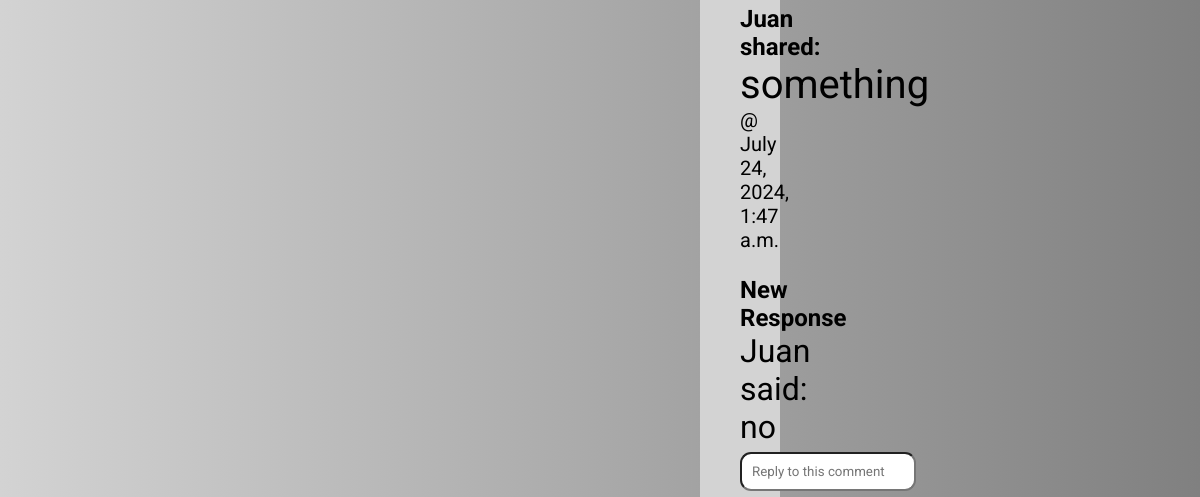
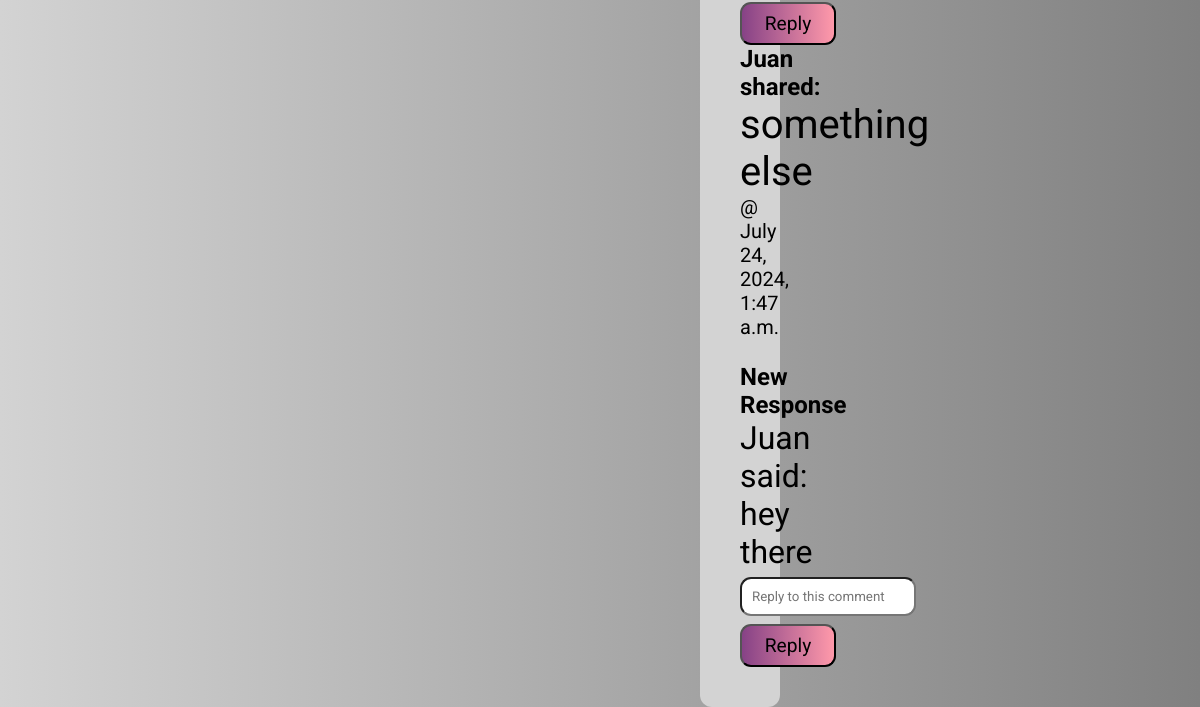
Page /home (lower part) on the earlier database version (2 pictures, top to bottom).
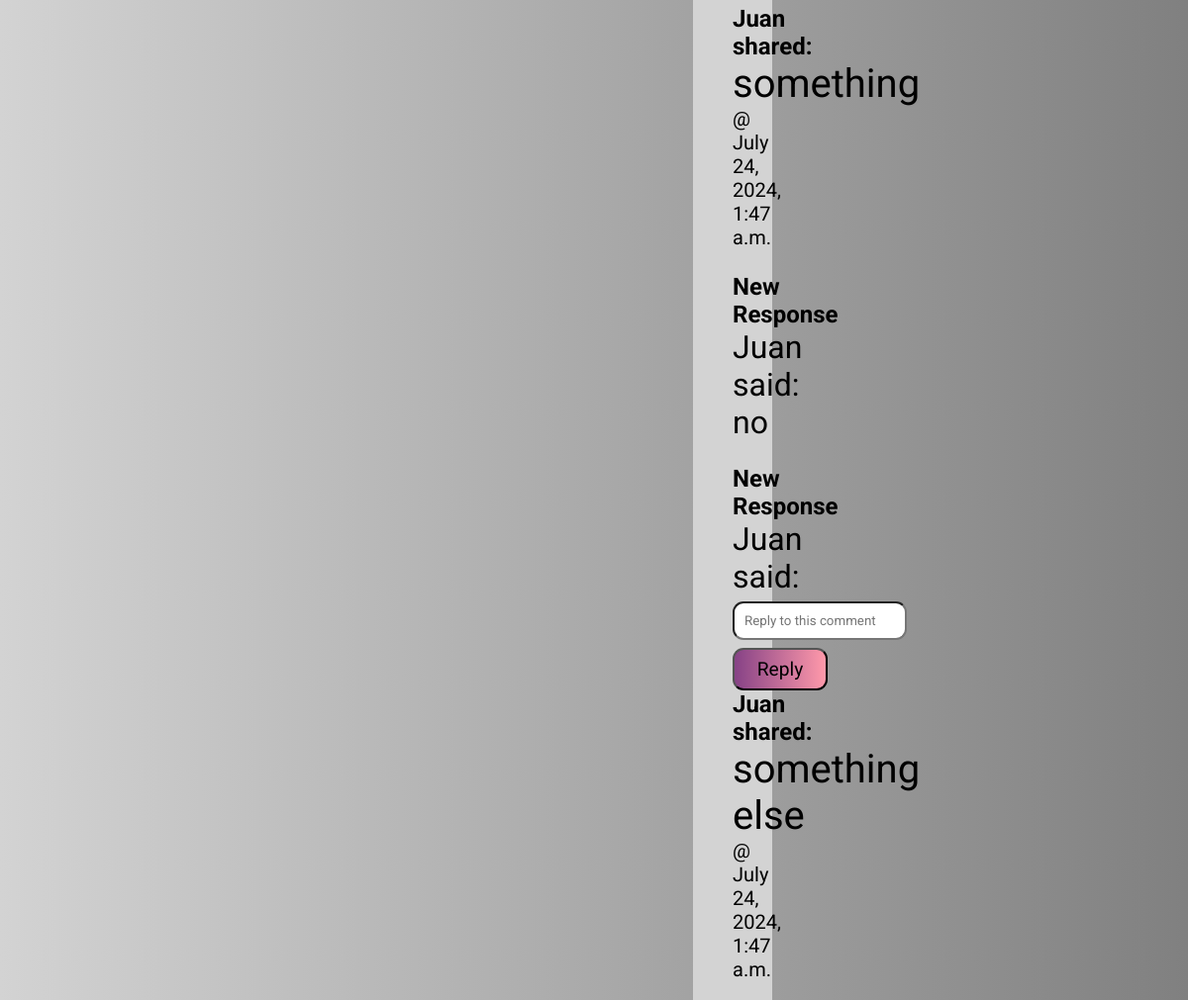
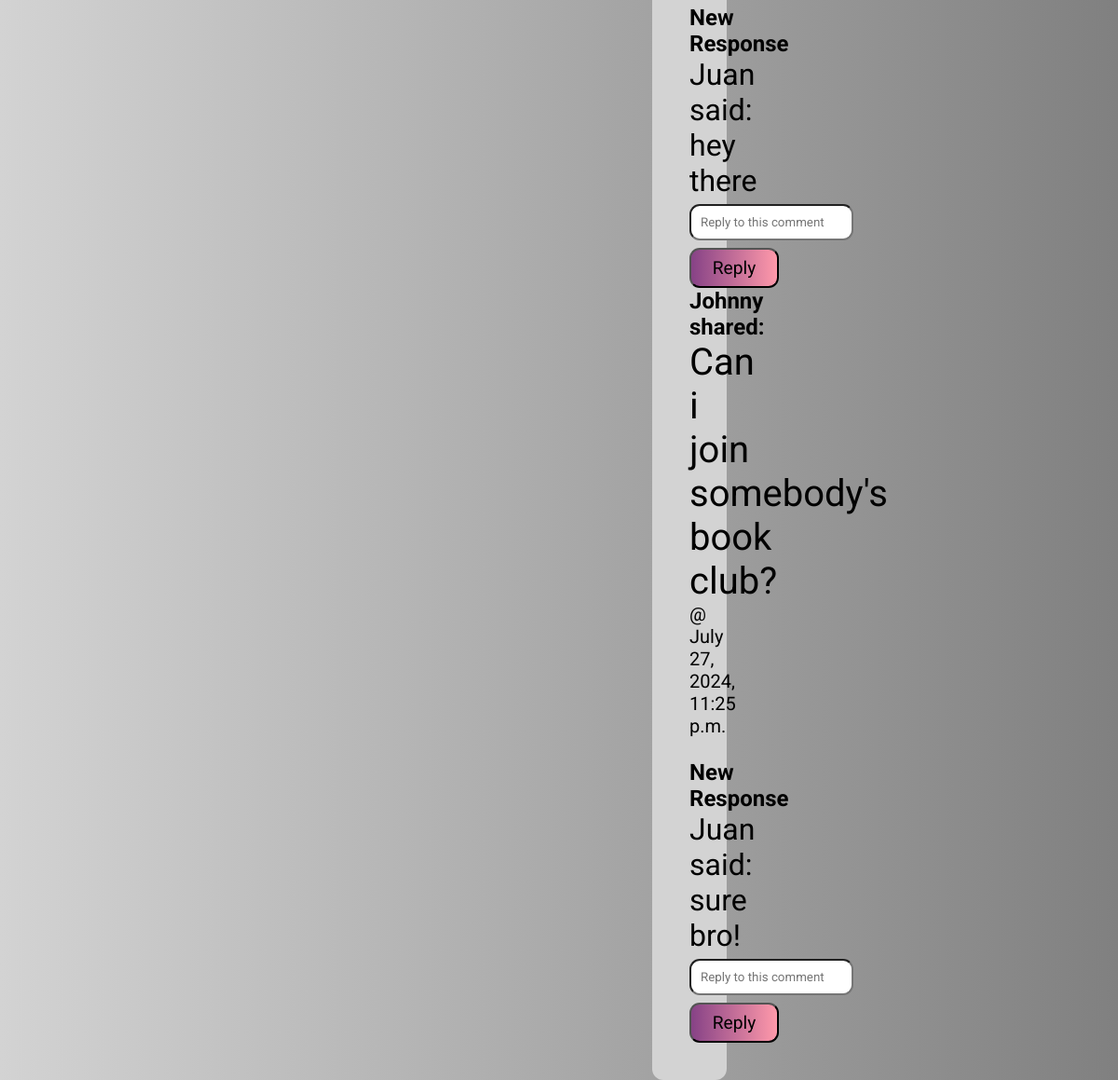
Same page on the later database version (2 pictures, top to bottom).
### blog_app/models.py (models this page shows, shortened)
class Post(models.Model):
    content = models.CharField(max_length=255)
    creator = models.ForeignKey(User, related_name="created_post", on_delete=models.CASCADE)
    created_at = models.DateTimeField(auto_now_add=True)
    updated_at = models.DateTimeField(auto_now=True)

class User(models.Model):
    first_name = models.CharField(max_length=225, null=True)
    last_name = models.CharField(max_length=225, null=True)
    email = models.EmailField()
    password = models.CharField(max_length=255)
    created_at = models.DateTimeField(auto_now_add=True)
    updated_at = models.DateTimeField(auto_now=True)
    objects = UserManager()

class Response(models.Model):
    text = models.CharField(max_length=255, null=True)
    post = models.ForeignKey(Post, related_name="comments", null=True, on_delete=models.CASCADE)
    responder = models.ForeignKey(User, related_name="responders", on_delete=models.CASCADE)
    created_at = models.DateTimeField(auto_now_add=True)
    updated_at = models.DateTimeField(auto_now=True)

### blog_app/views.py (the view)
# urls.py: path('home', views.render_home),
def render_home(request):
    context = {
        'all_posts': Post.objects.all(),
        'all_replies': Response.objects.all().order_by('-created_at')
    }
    return render(request, "home.html", context)

### blog_app/templates/home.html (shortened to what this page needs)
<!DOCTYPE html>
<html lang="en">
<head>
    <link rel="stylesheet" type="text/css" href="static/css/style2.css">
    {% load static %}
</head>
<body>
    <div class="container">
        <div class="posts-container">
            <div class="posts">
                {% for post in all_posts %}
                <h3 class="post-creator">{{post.creator.first_name}} shared:</h3>
                <p class="post-content">{{post.content}}</p>
                <p class="post-created-at">@ {{post.created_at}}</p>
                <p class="replies">
                    {% for response in post.comments.all %}
                    <h3 class="new-response">New Response</h3>
                        <p class="responder-name">{{response.responder.first_name}} said: {{response.text}} </p>
                    {% endfor %}
                </p>
                <form action="/reply/{{post.id}}" method="POST">
                    <input type="text" placeholder="Reply to this comment" name="text" id="reply-input">
                    <button type="submit" class="reply-btn">Reply</button>
                </form>
                {% endfor %}
            </div>
        </div>
    </div>
</body>
</html>

### blog_app/static/css/style2.css (style rules this page uses)
* { margin: 0; padding: 0; font-family: "Roboto", sans-serif; }
body { background: linear-gradient(to right, lightgray, gray); }
.posts-container { background: lightgray; margin-left: 700px; margin-right: 700px; border-radius: 12px; padding: 40px; }
.posts { text-align: center; }
.post-content { font-size: 2.5rem; }
.post-created-at { font-size: 20px; }
.post-creator { font-size: 1.5rem; }
.new-response { margin-top: 1.5rem; font-size: 1.5rem; }
.responder-name { font-size: 2rem; }
#reply-input { margin-top: 6px; margin-bottom: 8px; padding: 10px; border-radius: 11px; outline: none; }
.reply-btn { background-image: linear-gradient(to right, rgb(134, 66, 134), rgb(255, 153, 170)); font-size: 1.2rem; width: 6rem; padding: 8px; border-radius: 11px; transition: 0.5s; }

Differences in the rows shown:
added Response: responder.first_name "Juan", shown under Post "something"
added Post: creator.first_name "Johnny", content "Can i join somebody's book club?", created_at "July 27, 2024, 11:25 p.m."
added Response: responder.first_name "Juan", text "sure bro!", shown under "Johnny"
